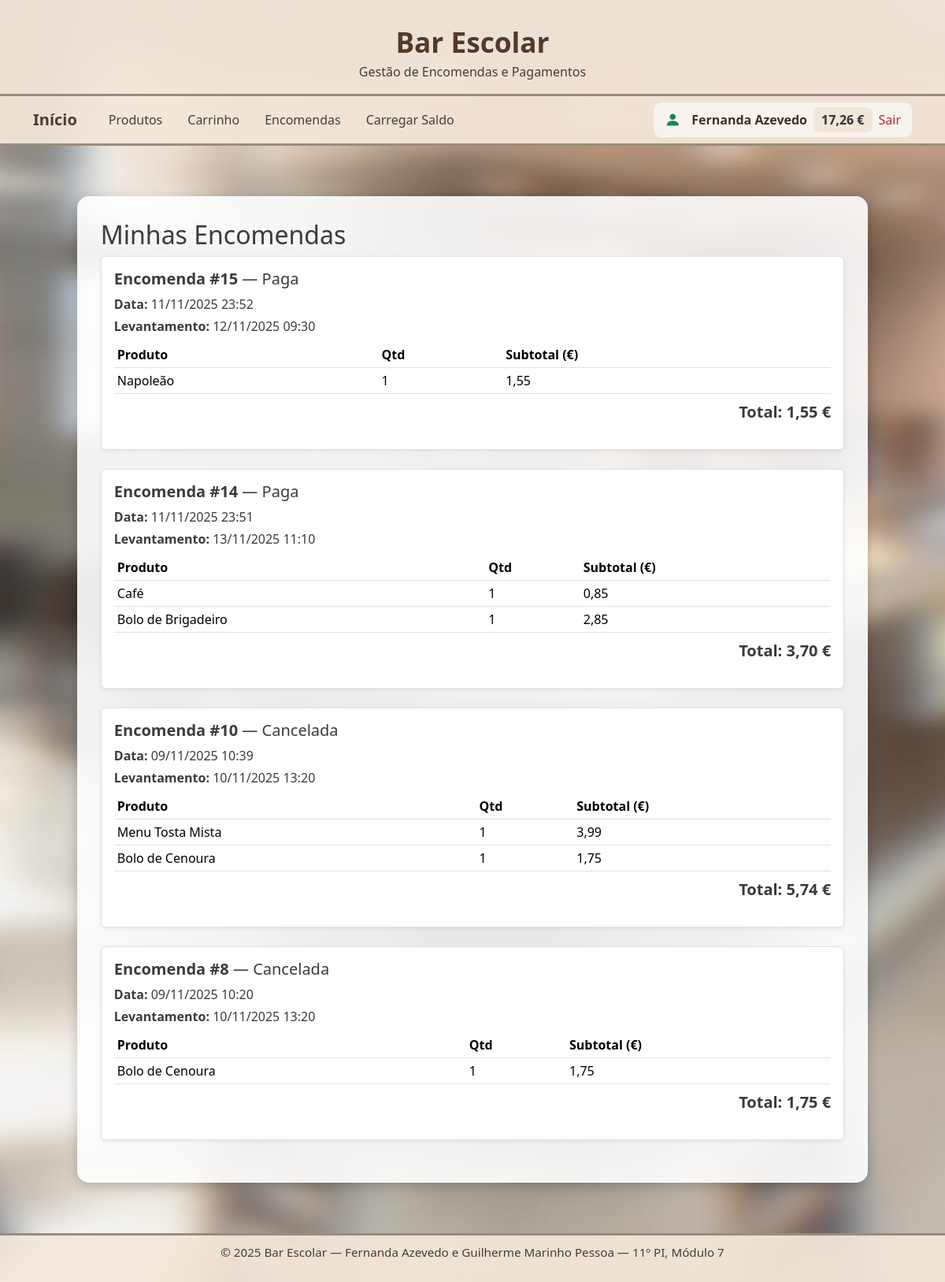
The page /encomendas/encomendas/ (signed in) on the database its author committed.
### app_encomenda/models.py (models this page shows, shortened)
class Utilizador(models.Model):
    TIPOS=[('aluno','Aluno'),('professor','Professor'),('funcionario','Funcionário')]
    nome=models.CharField(max_length=100, unique=True)
    email=models.EmailField(unique=True)
    tipo=models.CharField(max_length=20, choices=TIPOS)
    saldo=models.DecimalField(max_digits=8, decimal_places=2, default=0)
    password=models.CharField(max_length=128)

class Encomenda(models.Model):
    ESTADOS = [('pendente','Pendente'), ('paga','Paga'), ('concluida','Concluída')]
    utilizador = models.ForeignKey('Utilizador', on_delete=models.CASCADE)
    data_hora = models.DateTimeField(auto_now_add=True)
    levantamento_em = models.DateTimeField(null=True, blank=True)
    estado = models.CharField(max_length=20, choices=ESTADOS, default='pendente')
    total = models.DecimalField(max_digits=8, decimal_places=2, default=0)
    mb_entidade = models.CharField(max_length=20, null=True, blank=True)
    mb_referencia = models.CharField(max_length=50, null=True, blank=True)

class ItemEncomenda(models.Model):
    encomenda=models.ForeignKey(Encomenda, on_delete=models.CASCADE, related_name='itens')
    produto=models.ForeignKey(Produto, on_delete=models.PROTECT)
    quantidade=models.PositiveIntegerField(default=1)
    subtotal=models.DecimalField(max_digits=8, decimal_places=2, default=0)

### app_produtos/models.py (models this page shows, shortened)
class Produto(models.Model):
    CATEGORIAS = [
        ('pastelaria', 'Pastelaria'),
        ('bolos', 'Bolos'),
        ('bebidas', 'Bebidas'),
        ('salgados', 'Salgados'),
        ('menus', 'Menus'),
    ]
    SUBCATEGORIAS = [
        ('cafes', 'Cafés'),
        ('aguas', 'Águas'),
        ('sumos', 'Sumos naturais'),
        ('refrigerantes', 'Refrigerantes'),
        ('nenhuma', 'Nenhuma'),
    ]
    nome = models.CharField(max_length=100)
    categoria = models.CharField(max_length=50, choices=CATEGORIAS)
    subcategoria = models.CharField(max_length=50, choices=SUBCATEGORIAS, default='nenhuma')
    preco = models.DecimalField(max_digits=6, decimal_places=2)
    quantidade = models.PositiveIntegerField(default=0)
    descricao = models.TextField(blank=True)
    imagem = models.ImageField(upload_to='produtos/', blank=True, null=True)

### app_encomenda/views.py (the view)
# urls.py: path('encomendas/', views.encomendas, name='encomendas'),
def encomendas(request):
    if 'utilizador_id' not in request.session:
        return redirect('login')
    utilizador = get_object_or_404(Utilizador, id=request.session['utilizador_id'])
    minhas = Encomenda.objects.filter(utilizador=utilizador).prefetch_related('itens__produto').order_by('-data_hora')
    return render(request, 'app_encomenda/encomendas.html', {
        'utilizador': utilizador,
        'minhas': minhas
    })

### app_encomenda/context_processors.py (called while the page is built)
def utilizador_context(request):
    if 'utilizador_id' in request.session:
        try:
            utilizador = Utilizador.objects.get(id=request.session['utilizador_id'])
            return {'utilizador': utilizador}
        except Utilizador.DoesNotExist:
            pass
    return {'utilizador': None}

### app_encomenda/templates/app_encomenda/encomendas.html (shortened to what this page needs)
{% extends "personal_page/base.html" %}
{% block content %}
<div class="catalogo-container">
  <h2>Minhas Encomendas</h2>
  {% if minhas %}
    {% for e in minhas %}
      <div class="mb-4 p-3 bg-white rounded shadow-sm border">
        <h5 class="mb-2">
          <strong>Encomenda #{{ e.id }}</strong> — {{ e.estado|title }}
        </h5>
        <p class="mb-1"><strong>Data:</strong> {{ e.data_hora|date:"d/m/Y H:i" }}</p>
        {% if e.levantamento_em %}
          <p class="mb-1"><strong>Levantamento:</strong> {{ e.levantamento_em|date:"d/m/Y H:i" }}</p>
        {% endif %}
        <table class="table table-sm mt-2 mb-2">
          <thead>
            <tr>
              <th>Produto</th>
              <th>Qtd</th>
              <th>Subtotal (€)</th>
            </tr>
          </thead>
          <tbody>
            {% for item in e.itens.all %}
              <tr>
                <td>{{ item.produto.nome }}</td>
                <td>{{ item.quantidade }}</td>
                <td>{{ item.subtotal }}</td>
              </tr>
            {% endfor %}
          </tbody>
        </table>
        <p class="text-end fw-bold fs-5">Total: {{ e.total }} €</p>
      </div>
    {% endfor %}
  {% else %}
    <p class="text-center">Ainda não tem encomendas.</p>
  {% endif %}
</div>
{% endblock %}

### personal_page/templates/personal_page/header.html (shortened to what this page needs)
<header class="site-header">
    <div class="container text-center">
        <h1 class="site-title">Bar Escolar</h1>
        <p class="site-subtitle">Gestão de Encomendas e Pagamentos</p>
    </div>
</header>
<nav class="navbar navbar-expand-lg site-navbar">
    <div class="container d-flex justify-content-between align-items-center">
        <ul class="navbar-nav flex-row gap-3 align-items-center">
            <li class="nav-item">
                <a class="navbar-brand" href="{% url 'home' %}">Início</a>
            </li>
            <li class="nav-item">
                <a class="nav-link" href="{% url 'produtos' %}">Produtos</a>
            </li>
            <li class="nav-item">
                <a class="nav-link" href="{% url 'ver_carrinho' %}">Carrinho</a>
            </li>
            <li class="nav-item">
                <a class="nav-link" href="{% url 'encomendas' %}">Encomendas</a>
            </li>
            <li class="nav-item">
                <a class="nav-link" href="{% url 'carregar_saldo' %}">Carregar Saldo</a>
            </li>
        </ul>
        {% if utilizador %}
            <div class="user-info d-flex align-items-center gap-2">
                {% if utilizador.tipo == 'funcionario' %}
                    <i class="bi bi-gear-fill text-secondary fs-5" title="Funcionário"></i>
                {% elif utilizador.tipo == 'professor' %}
                    <i class="bi bi-mortarboard-fill text-primary fs-5" title="Professor"></i>
                {% elif utilizador.tipo == 'aluno' %}
                    <i class="bi bi-person-fill text-success fs-5" title="Aluno"></i>
                {% endif %}
                <span class="fw-semibold">{{ utilizador.nome }}</span>
                <span class="user-saldo">{{ utilizador.saldo|floatformat:2 }} €</span>
                <a class="nav-link sair" href="{% url 'logout' %}">Sair</a>
            </div>
        {% else %}
            <div>
                <a class="nav-link entrar" href="{% url 'login' %}">Login</a>
            </div>
        {% endif %}
    </div>
</nav>

### static/assets/css/main.css (style rules this page uses)
html, body { height: 100%; margin: 0; padding: 0; }
body { display: flex; flex-direction: column; min-height: 100vh; color: #3b3b3b; font-family: "Segoe UI", Roboto, Arial, sans-serif; background: none !important; }
.site-header, .site-navbar, .site-footer { background: rgba(243, 232, 220, 0.92); backdrop-filter: blur(3px); }
body.fundo-padrao { background: url("/static/assets/img/Fundo_Padrao.jpg") no-repeat center center fixed !important; background-size: cover !important; }
body.fundo-padrao { background: url("/static/assets/img/Fundo_Padrao.jpg") no-repeat center center fixed; background-size: cover; }
header, nav, main, footer { position: relative; z-index: 1; }
.site-header { color: #523a28; text-align: center; padding: 2rem 0 1rem; border-bottom: 3px solid #9a8c7c; }
.site-title { font-weight: 700; font-size: 2.2rem; margin: 0 0 0.3rem; }
.site-subtitle { margin: 0; font-weight: 500; }
.site-navbar { border-bottom: 3px solid #9a8c7c; padding: 0.5rem 0; }
.navbar-brand { font-weight: 700; color: #523a28 !important; text-decoration: none; }
.navbar-nav .nav-link { color: #523a28 !important; font-weight: 500; padding: 0.5rem 1rem; border-radius: 6px; transition: background 0.2s; }
.catalogo-container { width: 90%; max-width: 1300px; margin: 40px auto; background: rgba(255, 255, 255, 0.9); padding: 30px; border-radius: 15px; box-shadow: 0 4px 15px rgba(0, 0, 0, 0.2); }
.user-info { display: flex; align-items: center; gap: 12px; background: rgba(255, 255, 255, 0.6); padding: 6px 14px; border-radius: 10px; font-weight: 600; color: #3e2f23; }
.user-saldo { background: #f0e6da; padding: 4px 10px; border-radius: 8px; font-weight: 600; color: #3e2f23; }
.user-info i { vertical-align: middle; margin-right: 6px; }
.user-saldo { font-size: 1rem; color: #333; }
.nav-link.sair { color: #b02a37; font-weight: 500; }

### rows shown on the page
Utilizador: nome "Fernanda Azevedo", saldo "17,26"
Encomenda: id "15", estado "Paga", data_hora "11/11/2025 23:52", levantamento_em "12/11/2025 09:30", total "1,55"
ItemEncomenda: produto.nome "Napoleão", quantidade "1", subtotal "1,55"
Encomenda: id "14", estado "Paga", data_hora "11/11/2025 23:51", levantamento_em "13/11/2025 11:10", total "3,70"
ItemEncomenda: produto.nome "Café", quantidade "1", subtotal "0,85"
ItemEncomenda: produto.nome "Bolo de Brigadeiro", quantidade "1", subtotal "2,85"
Encomenda: id "10", estado "Cancelada", data_hora "09/11/2025 10:39", levantamento_em "10/11/2025 13:20", total "5,74"
ItemEncomenda: produto.nome "Menu Tosta Mista", quantidade "1", subtotal "3,99"
ItemEncomenda: produto.nome "Bolo de Cenoura", quantidade "1", subtotal "1,75"
Encomenda: id "8", estado "Cancelada", data_hora "09/11/2025 10:20", levantamento_em "10/11/2025 13:20", total "1,75"
ItemEncomenda: produto.nome "Bolo de Cenoura", quantidade "1", subtotal "1,75"
